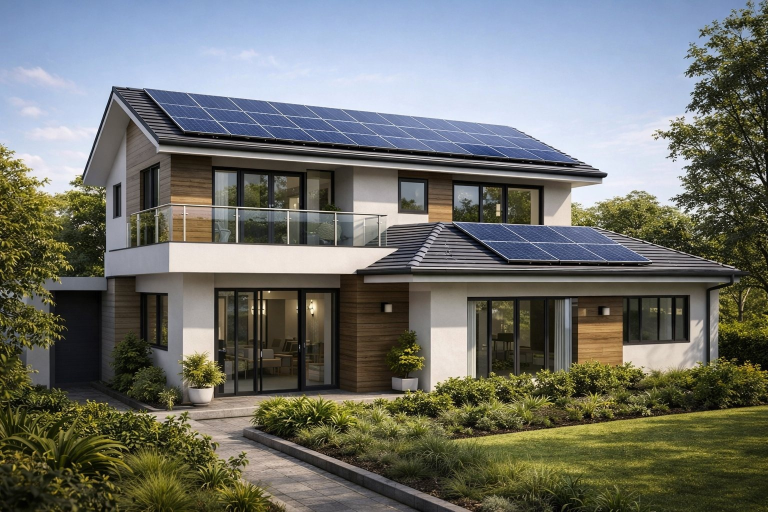
#> input picture assets-source/hero/original-house-photo-1536x1024.jpg, 1536 x 1024 px (shown at 1/2 size)
$ python make_film_v3.py ../../../assets-source/hero/hero-wide-clean-2410x1196.jpg ../../../assets-source/hero/original-house-photo-1536x1024.jpg 1.0 1.0 1.0 1.0
#> lines starting #> are read from the running program, lines starting #| are printed output that depends on the picture
# Sharper milestone clips (user: "upscale the milestone images a bit"): Full HD, Lanczos resampling, light sharpening,
# higher quality encode, and a 2400x1350 poster so the still is crisp on high-density screens.
import subprocess, sys
from PIL import Image, ImageFilter
key, src, fx, fy, zend = sys.argv[1], sys.argv[2], float(sys.argv[3]), float(sys.argv[4]), float(sys.argv[5])
W, H, FPS, SEC = 1920, 1080, 24, float(sys.argv[6]) if len(sys.argv) > 6 else 10
im = Image.open(src).convert('RGB'); IW, IH = im.size
#> further down, im is the input picture: PIL image 1536x1024 RGB; mean R, G, B 111.6, 113.7, 107.3
#> after `IW, IH = im.size`: IW = 1536; IH = 1024
SH = ImageFilter.UnsharpMask(radius=1.1, percent=55, threshold=2)
im.resize((2400, round(2400 * IH / IW)), Image.LANCZOS, box=(0, 0, IW, IH)).filter(SH).crop((0, 0, 2400, 1350)).save(f'{key}_poster.jpg', quality=84, optimize=True, progressive=True)
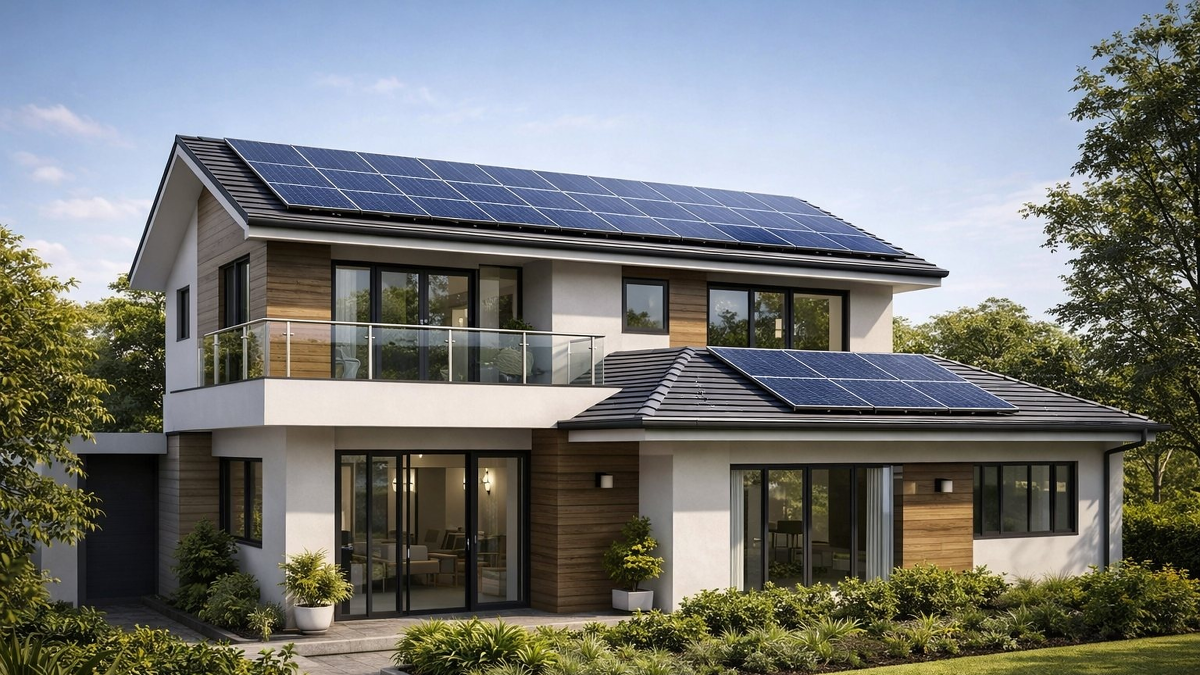
#> saved as hero-wide-clean-2410x1196.jpg_poster.jpg: PIL image 2400x1350 RGB (shown at 1/2 size); mean R, G, B 117.6, 120.6, 119.2
im.resize((400, 225), Image.LANCZOS).save(f'{key}_t.jpg', quality=84)
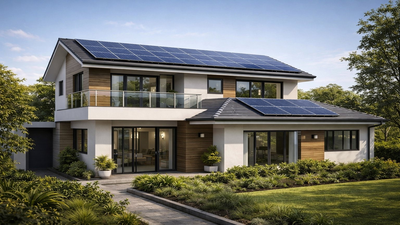
#> saved as hero-wide-clean-2410x1196.jpg_t.jpg: PIL image 400x225 RGB; mean R, G, B 111.6, 113.7, 107.4
N = int(FPS * SEC)
def ease(t): return t * t * (3 - 2 * t)
#> (the run stopped early here; a loop or call above may not have finished)
